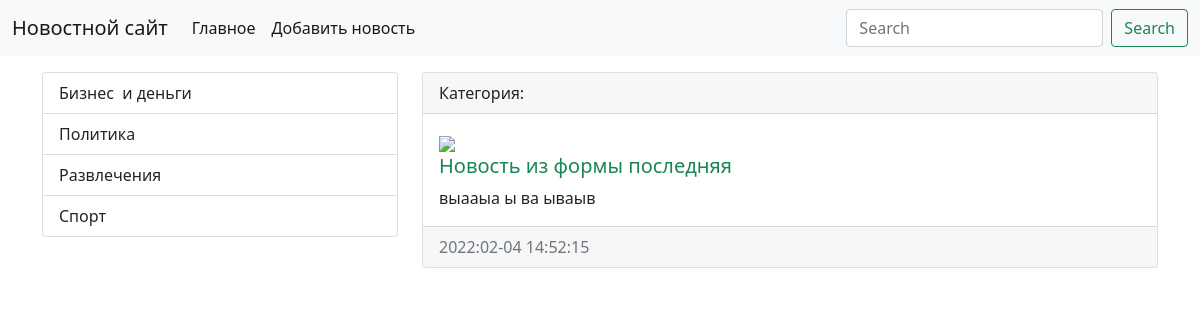
Page /view_news/17 on the committed database.
### firstapp/models.py (models this page shows, shortened)
class Category(models.Model):
    title = models.CharField(max_length=150, db_index = True, verbose_name='Категория новости')
    def get_absolute_url(self):
        return reverse('category', kwargs={"category_id": self.pk})
    class Meta:
        verbose_name = 'Категория'
        verbose_name_plural = 'Категории'
        ordering=['title']

class News(models.Model):
    title = models.CharField(max_length=200, verbose_name='Заголовок')
    content = models.TextField(blank=True, verbose_name='Контент')
    created_at = models.DateTimeField(auto_now_add=True, verbose_name='Создано')
    update_at = models.DateTimeField(auto_now=True, verbose_name='Обновлено')
    photo = models.ImageField(upload_to='photos/%Y/%m/%d', default=' ')
    is_published = models.BooleanField(default=True, verbose_name='Опубликовано')
    category = models.ForeignKey('Category', on_delete= models.PROTECT, verbose_name='Категория')
    class Meta:
        verbose_name =  'Новость'
        verbose_name_plural = 'Новости'
        ordering = ['created_at']

### firstapp/views.py (the view)
# urls.py: path('view_news/<int:news_id>',view_news, name = 'view_news'),
def view_news(request, news_id):
    news_item = get_object_or_404(News, pk=news_id)
    return render(request, "firstapp/view_news.html", {'news_item': news_item})

### firstapp/templatetags/news_tags.py (called while the page is built)
@register.simple_tag()
def find_category():
    return Category.objects.all()

### firstapp/templates/firstapp/view_news.html (shortened to what this page needs)
{% extends 'base.html' %}
{% block sidebar %}
            <div class="list-group">
            {% include 'inc/_sidebar.html' %}
            </div>
{% endblock %}
{% block content %}
                <div class="card mb-3">
                  <div class="card-header">
                      Категория: <a href="{{ news_item.category.get_absolute_url }}">{{ news.category}}</a>
                  </div>
                  <div class="card-body">
                      <div class="media">
                          <div class="media-body">
                              {% if news_item.photo %}
                                    <img src="{{ news_item.photo.url }}" width="300">
                              {% else %}
                              <img src="https://image.winudf.com/v2/image/Y29tLnNydC50cmFja2Rpc3RyaWJ1dGlvbmFwcF9zY3JlZW5fMV9tOHJndTQyMw/screen-1.jpg?h=710&fakeurl=1&type=.jpg" width="300">
                              {% endif%}
                              <h5 class="card-title {% cycle 'text-success' 'text-danger' %}">{{news_item.title}}</h5>
                            <p class="card-text"> {{news_item.content|linebreaksbr}}</p>
                              </div>
                          </div>
                  </div>
                  <div class="card-footer text-muted">
                    {{news_item.created_at|date:"Y:m-d H:i:s"}}
                  </div>
                </div>
{% endblock  %}

### templates/inc/_sidebar.html
        {% load news_tags %}
            <div class="list-group">
                {% find_category as categories %}
                {% for item in categories %}
                   <a href="{{ item.get_absolute_url }}" class="list-group-item list-group-item-action" aria-current="true">
               {{ item.title}}
              </a>
                {%endfor%}
            </div>

### rows in the picture
Category: title "Бизнес и деньги"
Category: title "Политика"
Category: title "Развлечения"
Category: title "Спорт"
News: title "Новость из формы последняя", content "выааыа ы ва ываыв", created_at "2022:02-04 14:52:15"
